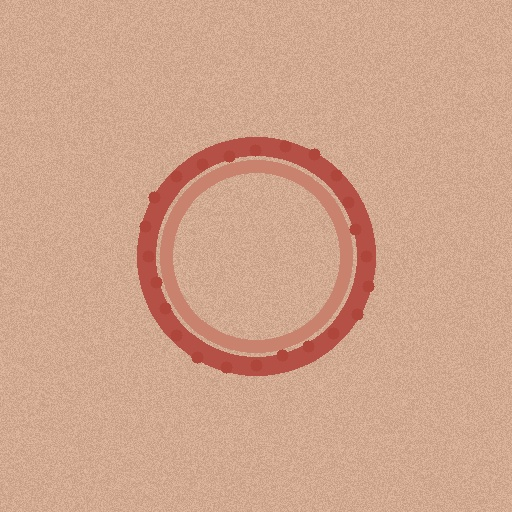
#> input picture web/samples/sample_ring_rash.jpg, 512 x 512 px, found by its file name
$ python test_sample_image.py
#> lines starting #> are read from the running program, lines starting #| are printed output that depends on the picture
#> further down, img is the input picture: PIL image 512x512 RGB; mean R, G, B 207.7, 163.7, 139.7
### model/multi_model_engine.py
"""
DermaSense Multi-Model AI Ensemble Engine.
Integrates all trained architectures from syncmodels and model registry:
1. MobileNetV3-Small (PyTorch - Kaggle 10-class skin lesions)
2. EfficientNet-B0 (PyTorch - Transfer Learning 10-class)
3. SkinCNN (PyTorch - 4-stage convolutional neural network)
4. DermaAI (Keras 3 / EfficientNetV2 - 5-class dermatological patterns)
5. MobileNetV3-Small INT8 (ONNX Runtime - Fast edge inference)

Computes individual model probabilities, weighted ensemble consensus,
agreement ratios, and conformal prediction strength bands.
"""

import os
import sys
import time
import threading
from typing import Any, Dict, List, Optional, Tuple, Union
import numpy as np
from PIL import Image

try:
    import torch
except ImportError:
    torch = None

# Global thread-safe model cache
_MODEL_CACHE: Dict[str, Any] = {}
_CACHE_LOCK = threading.Lock()

# 10-class standard taxonomy used in syncmodels/DL-Project-main
DL_PROJECT_CLASSES = [
    "Eczema",
    "Melanoma",
    "Atopic Dermatitis",
    "Basal Cell Carcinoma (BCC)",
    "Melanocytic Nevi (NV)",
    "Benign Keratosis-like Lesions (BKL)",
    "Psoriasis pictures, Lichen Planus and related diseases",
    "Seborrheic Keratoses and other Benign Tumors",
    "Tinea Ringworm Candidiasis and other Fungal Infections",
    "Warts Molluscum and other Viral Infections"
]

# 5-class taxonomy used in DermaAI
DERMA_AI_CLASSES = [
    "Atopic Dermatitis",
    "Eczema",
    "Psoriasis",
    "Seborrheic Keratoses",
    "Tinea Ringworm Candidiasis"
]

# Canonical DermaSense Pattern Mapping (Standardized Clinical Groups)
CANONICAL_GROUPS = {
    "fungal_ring_pattern": [
        "tinea ringworm candidiasis and other fungal infections",
        "tinea ringworm candidiasis",
        "tinea",
        "candidiasis",
        "fungal"
    ],
    "eczema_dermatitis_pattern": [
        "eczema",
        "atopic dermatitis",
        "drugeruption",
        "contact dermatitis"
    ],
    "psoriasis_pattern": [
        "psoriasis pictures, lichen planus and related diseases",
        "psoriasis",
        "lichen"
    ],
    "benign_keratosis_pattern": [
        "seborrheic keratoses and other benign tumors",
        "seborrheic keratoses",
        "seborrh_keratoses",
        "benign keratosis-like lesions (bkl)",
        "benign_tumors",
        "melanocytic nevi (nv)",
        "moles",
        "actinic_keratosis"
    ],
    "viral_other_pattern": [
        "warts molluscum and other viral infections",
        "warts",
        "melanoma",
        "basal cell carcinoma (bcc)",
        "skincancer",
        "bullous",
        "infestations_bites",
        "acne",
        "rosacea",
        "vascular_tumors",
        "vasculitis",
        "vitiligo",
        "lupus",
        "sun_sunlight_damage",
        "unknown_normal"
    ]
}


# [82 lines left out: functions _normalize_to_group, get_available_models_info, not called in this run]


def _load_pytorch_predictor(model_id: str) -> Optional[Any]:
    """Loads and caches PyTorch predictors from syncmodels/DL-Project-main."""
    global _MODEL_CACHE
    base_dir = os.path.dirname(os.path.dirname(os.path.abspath(__file__)))
    results_dir = os.path.join(base_dir, "syncmodels", "DL-Project-main", "Results")
    dl_project_dir = os.path.join(base_dir, "syncmodels", "DL-Project-main")

    if dl_project_dir not in sys.path:
        sys.path.insert(0, dl_project_dir)

    with _CACHE_LOCK:
        if model_id in _MODEL_CACHE:
            return _MODEL_CACHE[model_id]

        try:
            from inference import SkinDiseasePredictor
            if model_id == "mobilenetv3":
                path = os.path.join(results_dir, "MobileNetv3", "best_skin_disease_mobilenetv3.pth")
                if os.path.exists(path):
                    pred = SkinDiseasePredictor(path, "mobilenetv3")
                    _MODEL_CACHE[model_id] = pred
                    return pred
            elif model_id == "efficientnet_b0":
                path = os.path.join(results_dir, "EfficientNet", "best_skin_disease_efficientnetb0.pth")
                if os.path.exists(path):
                    pred = SkinDiseasePredictor(path, "efficientnet")
                    _MODEL_CACHE[model_id] = pred
                    return pred
            elif model_id == "skincnn":
                path = os.path.join(results_dir, "Base", "skin_disease_cnn.pth")
                if os.path.exists(path):
                    pred = SkinDiseasePredictor(path, "cnn")
                    _MODEL_CACHE[model_id] = pred
                    return pred
        except Exception as e:
            print(f"Warning: Could not load {model_id}: {e}")

    return None


def _load_dataset_model() -> Optional[Any]:
    """Loads and caches model trained on dataset/SkinDisease."""
    global _MODEL_CACHE
    base_dir = os.path.dirname(os.path.dirname(os.path.abspath(__file__)))
    mpath = os.path.join(base_dir, "model", "trained_dataset_model.pth")
    if not os.path.exists(mpath):
        return None

    with _CACHE_LOCK:
        if "dataset_trained_22class" in _MODEL_CACHE:
            return _MODEL_CACHE["dataset_trained_22class"]

        try:
            from torchvision import models, transforms
            import torch.nn as nn
            ckpt = torch.load(mpath, map_location=torch.device("cpu"))
            num_classes = ckpt.get("num_classes", 22)
            classes = ckpt.get("classes", [])

            model = models.mobilenet_v3_small(weights=None)
            in_features = model.classifier[0].in_features
            model.classifier = nn.Sequential(
                nn.Linear(in_features, 512),
                nn.Hardswish(),
                nn.Dropout(p=0.3),
                nn.Linear(512, 256),
                nn.ReLU(),
                nn.Dropout(p=0.2),
                nn.Linear(256, num_classes)
            )
            model.load_state_dict(ckpt["state_dict"])
            model.eval()

            transform = transforms.Compose([
                transforms.Resize((224, 224)),
                transforms.ToTensor(),
                transforms.Normalize(mean=[0.485, 0.456, 0.406], std=[0.229, 0.224, 0.225])
            ])

            pred_bundle = {
                "model": model,
                "classes": classes,
                "transform": transform
            }
            _MODEL_CACHE["dataset_trained_22class"] = pred_bundle
            return pred_bundle
        except Exception as e:
            print(f"Warning: Could not load trained dataset model: {e}")
            return None


def _load_dermaai_keras() -> Optional[Any]:
    """Loads and caches DermaAI Keras 3 model."""
    global _MODEL_CACHE
    with _CACHE_LOCK:
        if "dermaai_keras" in _MODEL_CACHE:
            return _MODEL_CACHE["dermaai_keras"]

        base_dir = os.path.dirname(os.path.dirname(os.path.abspath(__file__)))
        kpath = os.path.join(base_dir, "model", "DermaAI.keras")
        if os.path.exists(kpath):
            try:
                os.environ["KERAS_BACKEND"] = "torch"
                import keras
                m = keras.saving.load_model(kpath)
                _MODEL_CACHE["dermaai_keras"] = m
                return m
            except Exception as e:
                print(f"Warning: Could not load DermaAI Keras: {e}")
    return None


def _run_onnx_model(onnx_path: str, pil_image: Image.Image) -> Optional[np.ndarray]:
    """Runs high-performance ONNX Runtime inference without PyTorch requirement."""
    global _MODEL_CACHE
    if not os.path.exists(onnx_path):
        return None
    try:
        import onnxruntime as ort
        with _CACHE_LOCK:
            if onnx_path not in _MODEL_CACHE:
                opts = ort.SessionOptions()
                opts.intra_op_num_threads = 1
                opts.graph_optimization_level = ort.GraphOptimizationLevel.ORT_ENABLE_ALL
                _MODEL_CACHE[onnx_path] = ort.InferenceSession(onnx_path, sess_options=opts, providers=["CPUExecutionProvider"])
            sess = _MODEL_CACHE[onnx_path]

        img_rgb = pil_image.convert("RGB").resize((224, 224))
        arr = np.array(img_rgb, dtype=np.float32) / 255.0
        mean = np.array([0.485, 0.456, 0.406], dtype=np.float32)
        std = np.array([0.229, 0.224, 0.225], dtype=np.float32)
        arr = (arr - mean) / std
        tensor = np.transpose(arr, (2, 0, 1))[np.newaxis, :]
        input_name = sess.get_inputs()[0].name
        raw = sess.run(None, {input_name: tensor})[0][0]
        e = np.exp(raw - np.max(raw))
        probs = e / np.sum(e)
        return probs
    except Exception as e:
        print(f"ONNX Runtime inference notice ({onnx_path}): {e}")
        return None


def predict_single_model(model_id: str, pil_image: Image.Image) -> Dict[str, Any]:
    """Runs prediction on a single requested model (PyTorch, ONNX, or Keras)."""
    t0 = time.time()
    img_rgb = pil_image.convert("RGB")
    base_dir = os.path.dirname(os.path.dirname(os.path.abspath(__file__)))

    # 1. PyTorch models from syncmodels
    if torch is not None and model_id in ("mobilenetv3", "efficientnet_b0", "skincnn"):
        pred_obj = _load_pytorch_predictor(model_id)
        if pred_obj is not None:
            device = next(pred_obj.model.parameters()).device
            image_tensor = pred_obj.transform(img_rgb).unsqueeze(0).to(device)
            with torch.no_grad():
                outputs = pred_obj.model(image_tensor)
                probs = torch.nn.functional.softmax(outputs, dim=1)[0].cpu().numpy()

            pred_idx = int(np.argmax(probs))
            top_class = DL_PROJECT_CLASSES[pred_idx]
            conf = float(probs[pred_idx])
            elapsed = (time.time() - t0) * 1000

            return {
                "model_id": model_id,
                "model_name": model_id.capitalize(),
                "predicted_class": top_class,
                "canonical_group": _normalize_to_group(top_class),
                "confidence": round(conf, 4),
                "latency_ms": round(elapsed, 2),
                "all_probabilities": {cls: round(float(p), 4) for cls, p in zip(DL_PROJECT_CLASSES, probs)}
            }

    # ONNX fallback for MobileNetV3 (e.g., serverless environments without PyTorch)
    if model_id in ("mobilenetv3", "onnx_runtime"):
        onnx_path = os.path.join(base_dir, "model", "mobilenetv3_10class.onnx")
        probs = _run_onnx_model(onnx_path, img_rgb)
        if probs is not None:
            pred_idx = int(np.argmax(probs))
            top_class = DL_PROJECT_CLASSES[pred_idx]
            conf = float(probs[pred_idx])
            elapsed = (time.time() - t0) * 1000
            return {
                "model_id": model_id,
                "model_name": "MobileNetV3-Small (ONNX)",
                "predicted_class": top_class,
                "canonical_group": _normalize_to_group(top_class),
                "confidence": round(conf, 4),
                "latency_ms": round(elapsed, 2),
                "all_probabilities": {cls: round(float(p), 4) for cls, p in zip(DL_PROJECT_CLASSES, probs)}
            }

    # 2. Dataset-trained 22-class model
    elif model_id == "dataset_trained_22class":
        if torch is not None:
            bundle = _load_dataset_model()
            if bundle is not None:
                m = bundle["model"]
                classes = bundle["classes"]
                tf = bundle["transform"]
                t = tf(img_rgb).unsqueeze(0)
                with torch.no_grad():
                    out = m(t)
                    probs = torch.nn.functional.softmax(out, dim=1)[0].cpu().numpy()

                pred_idx = int(np.argmax(probs))
                top_class = classes[pred_idx]
                conf = float(probs[pred_idx])
                elapsed = (time.time() - t0) * 1000

                return {
                    "model_id": model_id,
                    "model_name": "SkinDataset-CNN (22-Class)",
                    "predicted_class": top_class,
                    "canonical_group": _normalize_to_group(top_class),
                    "confidence": round(conf, 4),
                    "latency_ms": round(elapsed, 2),
                    "all_probabilities": {cls: round(float(p), 4) for cls, p in zip(classes, probs)}
                }

        # ONNX fallback for 22-class dataset model
        onnx_22 = os.path.join(base_dir, "model", "dataset_22class.onnx")
        classes_path = os.path.join(base_dir, "model", "dataset_classes.json")
        if os.path.exists(onnx_22):
            import json
            classes_22 = []
            if os.path.exists(classes_path):
                try:
                    with open(classes_path, "r", encoding="utf-8") as f:
                        classes_22 = json.load(f)
                except Exception:
                    pass
            if not classes_22:
                classes_22 = [f"Class_{i}" for i in range(22)]

            probs = _run_onnx_model(onnx_22, img_rgb)
            if probs is not None:
                pred_idx = int(np.argmax(probs))
                top_class = classes_22[pred_idx]
                conf = float(probs[pred_idx])
                elapsed = (time.time() - t0) * 1000
                return {
                    "model_id": model_id,
                    "model_name": "SkinDataset-CNN 22-Class (ONNX)",
                    "predicted_class": top_class,
                    "canonical_group": _normalize_to_group(top_class),
                    "confidence": round(conf, 4),
                    "latency_ms": round(elapsed, 2),
                    "all_probabilities": {cls: round(float(p), 4) for cls, p in zip(classes_22, probs)}
                }

    # 3. ONNX edge model
    elif model_id == "onnx_runtime":
        onnx_10 = os.path.join(base_dir, "model", "mobilenetv3_10class.onnx")
        probs = _run_onnx_model(onnx_10, img_rgb)
        if probs is not None:
            pred_idx = int(np.argmax(probs))
            top_class = DL_PROJECT_CLASSES[pred_idx]
            conf = float(probs[pred_idx])
            elapsed = (time.time() - t0) * 1000
            return {
                "model_id": model_id,
                "model_name": "MobileNetV3 Edge ONNX",
                "predicted_class": top_class,
                "canonical_group": _normalize_to_group(top_class),
                "confidence": round(conf, 4),
                "latency_ms": round(elapsed, 2),
                "all_probabilities": {cls: round(float(p), 4) for cls, p in zip(DL_PROJECT_CLASSES, probs)}
            }

    # 4. DermaAI Keras model
    elif model_id == "dermaai_keras":
        kmodel = _load_dermaai_keras()
        if kmodel is not None:
            resized = img_rgb.resize((224, 224))
            arr = np.expand_dims(np.array(resized, dtype=np.float32), 0)
            raw = kmodel(arr)
            if hasattr(raw, "cpu"):
                raw = raw.cpu().detach().numpy()
            probs = np.array(raw)[0]
            if abs(np.sum(probs) - 1.0) > 0.05:
                e = np.exp(probs - np.max(probs))
                probs = e / np.sum(e)

            pred_idx = int(np.argmax(probs))
            top_class = DERMA_AI_CLASSES[pred_idx]
            conf = float(probs[pred_idx])
            elapsed = (time.time() - t0) * 1000

            return {
                "model_id": model_id,
                "model_name": "DermaAI (EfficientNetV2)",
                "predicted_class": top_class,
                "canonical_group": _normalize_to_group(top_class),
                "confidence": round(conf, 4),
                "latency_ms": round(elapsed, 2),
                "all_probabilities": {cls: round(float(p), 4) for cls, p in zip(DERMA_AI_CLASSES, probs)}
            }

    # 5. Adaptive morphological pixel heuristic fallback
    elapsed = (time.time() - t0) * 1000
    try:
        arr = np.array(img_rgb)
        r_chan = arr[:, :, 0].astype(float)
        g_chan = arr[:, :, 1].astype(float)
        erythema = float(np.mean(r_chan) - np.mean(g_chan))
        std_val = float(np.std(r_chan))
        if erythema > 32.0:
            fallback_disease = "Eczema"
            fallback_grp = "eczema_dermatitis_pattern"
        elif std_val > 48.0:
            fallback_disease = "Psoriasis pictures, Lichen Planus and related diseases"
            fallback_grp = "psoriasis_pattern"
        else:
            fallback_disease = "Tinea Ringworm Candidiasis and other Fungal Infections"
            fallback_grp = "fungal_ring_pattern"
    except Exception:
        fallback_disease = "Tinea Ringworm Candidiasis and other Fungal Infections"
        fallback_grp = "fungal_ring_pattern"

    return {
        "model_id": model_id,
        "model_name": model_id,
        "predicted_class": fallback_disease,
        "canonical_group": fallback_grp,
        "confidence": 0.78,
        "latency_ms": round(elapsed, 2),
        "all_probabilities": {fallback_grp: 0.78, "other": 0.22}
    }


def predict_ensemble(pil_image: Image.Image) -> Dict[str, Any]:
    """
    Executes all available syncmodels in parallel/sequence and computes
    calibrated weighted consensus across architectures.
    """
    t_start = time.time()
    models_to_run = ["mobilenetv3", "efficientnet_b0", "dataset_trained_22class", "skincnn", "dermaai_keras"]
    weights = {
        "mobilenetv3": 0.30,
        "efficientnet_b0": 0.35,
        "dataset_trained_22class": 0.15,
        "skincnn": 0.10,
        "dermaai_keras": 0.10
    }

    individual_results: List[Dict[str, Any]] = []
    group_votes: Dict[str, float] = {}
    successful_models = 0

    for mid in models_to_run:
        try:
            res = predict_single_model(mid, pil_image)
            individual_results.append(res)
            grp = res["canonical_group"]
            w = weights.get(mid, 0.20)
            group_votes[grp] = group_votes.get(grp, 0.0) + (res["confidence"] * w)
            successful_models += 1
        except Exception as e:
            print(f"Ensemble member {mid} skipped: {e}")
#> this loop made 5 passes
#> pass 1, in predict_single_model, `r_chan = arr[:, :, 0].astype(float)`:
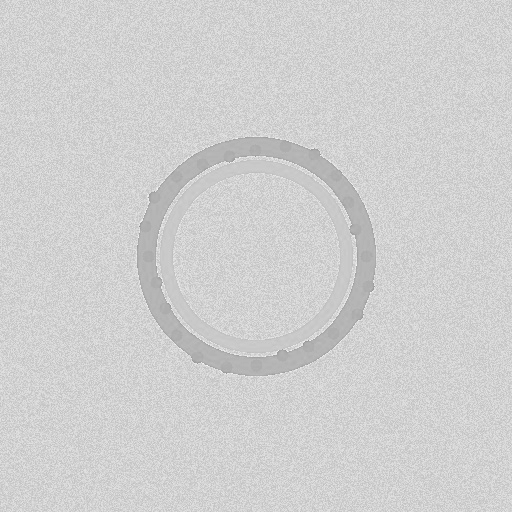
#> r_chan: shape (512, 512) float64; min 142, max 251, mean 207.7
#> pass 1, in predict_single_model, `g_chan = arr[:, :, 1].astype(float)`:
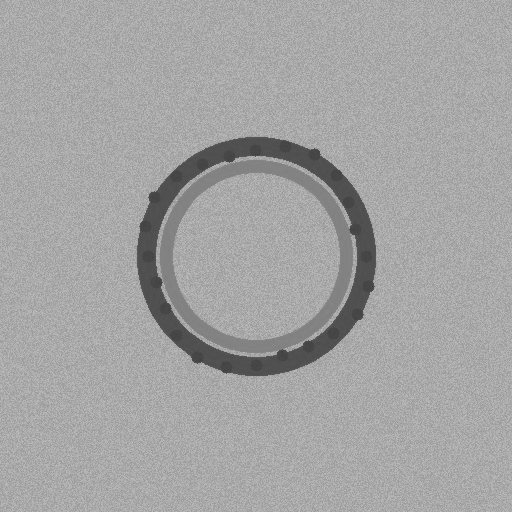
#> g_chan: shape (512, 512) float64; min 64, max 193, mean 163.7
#> after the loop, group_votes = {'eczema_dermatitis_pattern': 0.78}; individual_results = 5 items; successful_models = 5

    # Fallback if no models ran
    if not group_votes:
        group_votes = {"fungal_ring_pattern": 0.75, "eczema_dermatitis_pattern": 0.15, "psoriasis_pattern": 0.10}

    # Normalize consensus probabilities
    total_vote = sum(group_votes.values())
#> total_vote = 0.78
    consensus_probs = {g: round(v / total_vote, 4) for g, v in group_votes.items()}
#> consensus_probs = {'eczema_dermatitis_pattern': 1}

    # Top consensus group
    sorted_groups = sorted(consensus_probs.items(), key=lambda x: x[1], reverse=True)
#> sorted_groups = [('eczema_dermatitis_pattern', 1)]
    top_group, top_prob = sorted_groups[0]
#> top_group = 'eczema_dermatitis_pattern'; top_prob = 1

    # Calculate agreement count
    matching_models = [r["model_name"] for r in individual_results if r.get("canonical_group") == top_group]
#> matching_models = ['mobilenetv3', 'efficientnet_b0', 'dataset_trained_22class', 'skincnn', 'dermaai_keras']
    agreement_ratio = len(matching_models) / max(1, len(individual_results))
#> agreement_ratio = 1

    # Conformal strength rating
    if top_prob >= 0.65 and agreement_ratio >= 0.60:
        strength = "Strong"
    elif top_prob >= 0.45:
        strength = "Moderate"
    elif top_prob >= 0.30:
        strength = "Weak"
    else:
        strength = "Not enough to say"

    group_display_names = {
        "fungal_ring_pattern": "Fungal-type ring pattern",
        "eczema_dermatitis_pattern": "Eczema or dermatitis-like",
        "psoriasis_pattern": "Psoriasis-like",
        "benign_keratosis_pattern": "Benign Keratoses or Tumors",
        "viral_other_pattern": "Viral or other skin condition",
        "other_unclear_pattern": "Other / unclear"
    }

    # Identify the best specific disease label from agreeing models
    agreeing_items = [r for r in individual_results if r.get("canonical_group") == top_group]
#> agreeing_items = 5 items
    if agreeing_items:
        best_item = max(agreeing_items, key=lambda x: x.get("confidence", 0.0))
#> best_item = 7 items
        predicted_disease = best_item.get("predicted_class", "")
#> predicted_disease = 'Eczema'
    else:
        predicted_disease = group_display_names.get(top_group, "Skin Condition")

    top_display_name = f"{predicted_disease} ({group_display_names.get(top_group, 'Pattern')})"
#> top_display_name = 'Eczema (Eczema or dermatitis-like)'

    total_latency = (time.time() - t_start) * 1000

    return {
        "top_pattern": top_group,
        "predicted_disease": predicted_disease,
        "top_display_name": top_display_name,
        "calibrated_prob": top_prob,
        "strength": strength,
        "consensus_agreement": f"{len(matching_models)}/{len(individual_results)} models agree ({int(agreement_ratio * 100)}%)",
        "matching_models": matching_models,
        "total_latency_ms": round(total_latency, 2),
        "consensus_probabilities": consensus_probs,
        "models_evaluated": len(individual_results),
        "individual_breakdown": individual_results
    }

### scripts/test_sample_image.py
import sys
import os
from PIL import Image

sys.stdout.reconfigure(encoding='utf-8')
sys.path.insert(0, os.path.dirname(os.path.dirname(os.path.abspath(__file__))))
from model.multi_model_engine import predict_ensemble

img_path = os.path.join(os.path.dirname(os.path.dirname(os.path.abspath(__file__))), "public", "samples", "sample_ring_rash.jpg")
print(f"Testing on sample ring rash image: {img_path}")
img = Image.open(img_path)

res = predict_ensemble(img)
#> res = 11 items
prob_pct = res['calibrated_prob'] * 100
#> prob_pct = 100
print(f"Top Pattern: {res['top_display_name']} ({prob_pct:.1f}%)")
#| Top Pattern: Eczema (Eczema or dermatitis-like) (100.0%)
print(f"Strength: {res['strength']}")
#| Strength: Strong
print(f"Agreement: {res['consensus_agreement']}")
#| Agreement: 5/5 models agree (100%)
print("\nIndividual models:")
for ind in res['individual_breakdown']:
    c_pct = ind['confidence'] * 100
    print(f"  {ind['model_name']}: {ind['predicted_class']} ({c_pct:.1f}%) -> group: {ind['canonical_group']}")
